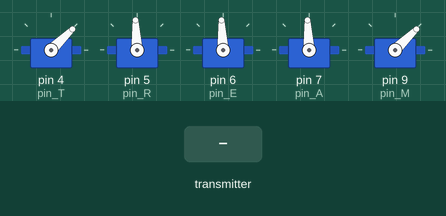
This program was run on a simulated Arduino Nano, built with avr-gcc and run on an emulated ATmega328P. Shown: 5 × servo. The inputs (shaded band) are chosen by the test bench. No radio packets arrive unless stated.

Above: at 1.2 s.
1.3 s: the transmitter starts sending T = 64
At 2.5 s:
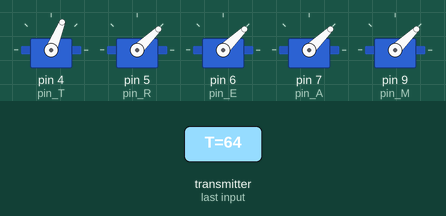
2.8 s: the transmitter starts sending R = 64
At 3.8 s:
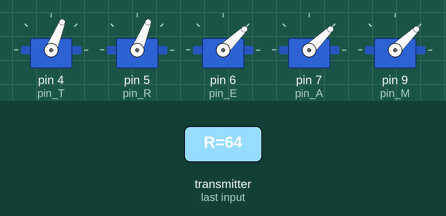
4.3 s: the transmitter starts sending E = 64
At 5.0 s:
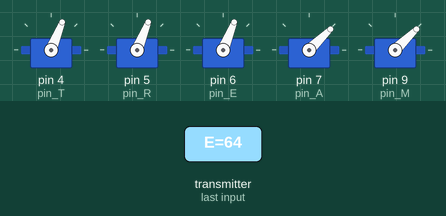
5.8 s: the transmitter starts sending A = 64
At 6.1 s:
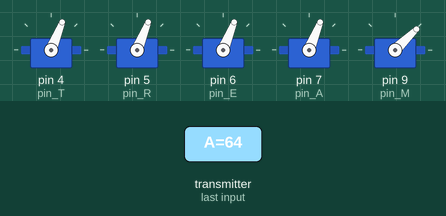
7.3 s: the transmitter starts sending M = 64
At 8.5 s:
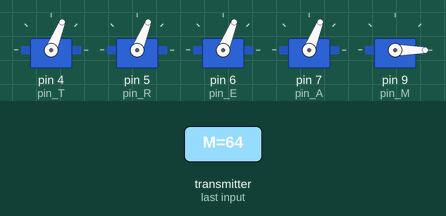
8.8 s: the transmitter starts sending T = 0
At 9.6 s:
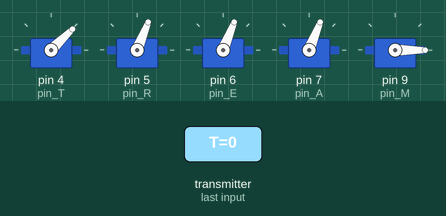
Timing chart, 0 to 11.3 s (numbered marks = the images above; inputs shaded):
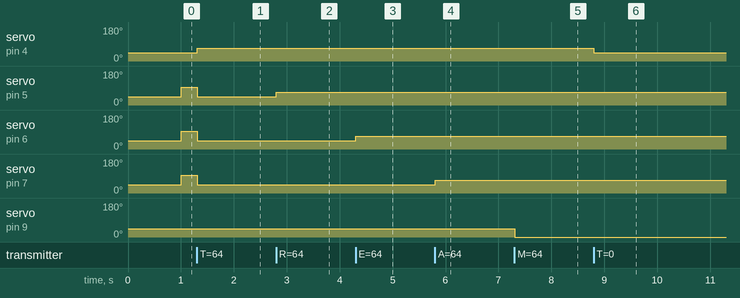

The program:

main.cpp
```cpp
//#define test

// PreFix
// ========== ========== ========== ==========
#define pin_T 4
#define pin_R 5
#define pin_E 6
#define pin_A 7
#define pin_M 9
#define pin_Ex_rx 2
#define pin_Ex_tx 3
#define pin_CE  8
#define pin_CSN 10


// Libraries
// ========== ========== ========== ==========
#include <Arduino.h>
#include <RF24.h>
#include <nRF24L01.h>
#include <SPI.h>
#include <Servo.h>
#include <SoftwareSerial.h>


// Struct
// ========== ========== ========== ==========
struct Received_data {
    byte T;
    byte R;
    byte E;
    byte A;
    byte M;
    byte X;
};


// Objects & Variables
// ========== ========== ========== ==========
// Objects
RF24 radio(pin_CE, pin_CSN); // CE, CSN
const byte address[6] = "01001";
Received_data received_data;
SoftwareSerial Ex(pin_Ex_rx, pin_Ex_tx);
Servo channel_1;
Servo channel_2;
Servo channel_3;
Servo channel_4;
Servo channel_5;

// nRF comm variables
int ch1_value = 0;
int ch2_value = 0;
int ch3_value = 0;
int ch4_value = 0;
int ch5_value = 0;
int ch6_value = 0;
unsigned long lastRecvTime = 0;

// GPS variables
float cur_lat = 0;
float cur_lng = 0;

// Lidar variables
int cur_alt = 0;

// UART parsing variables
int count = 0;
char temp_read;
char temp_lat[10];
char temp_lng[11];
char temp_alt[5];


// Functions
// ========== ========== ========== ==========
void reset_the_Data(){
    received_data.T = 0;
    received_data.R = 127;
    received_data.E = 127;
    received_data.A = 127;
    received_data.M = 0;  // atti mode                  -> need check
}

void receive_the_data(){
    while(radio.available()){
        radio.read(&received_data, sizeof(received_data));
        lastRecvTime = millis();
    }
}

void debugging(){
    Serial.print(cur_lat);
    Serial.print("\t");
    Serial.print(cur_lng);
    Serial.print("\t");
    Serial.print(cur_alt);
    Serial.println();
}


// Main Flow
// ========== ========== ========== ==========
void setup() {
    #ifdef test


    #endif

    // pwm initialize
    channel_1.attach(pin_T);
    channel_2.attach(pin_R);
    channel_3.attach(pin_E);
    channel_4.attach(pin_A);
    channel_5.attach(pin_M);

    // Seiral initialize
    Serial.begin(9600); // communicate with Rasp
    Ex.begin(115200);

    // nRF tx setting
    radio.begin();
    radio.setAutoAck(false);
    radio.setDataRate(RF24_250KBPS);
    radio.openReadingPipe(1, address);
    radio.setPALevel(RF24_PA_MAX);

    // nRF communication start
    radio.startListening();
}

void loop() {
    // data refresh
    receive_the_data();

    // rf connection test
    if((millis() - lastRecvTime) > 1000){
        reset_the_Data();
    }

    // signal processing
    ch1_value = map(received_data.T, 0, 255, 1000, 2000);
    ch2_value = map(received_data.R, 0, 255, 1000, 2000);
    ch3_value = map(received_data.E, 0, 255, 1000, 2000);
    ch4_value = map(received_data.A, 0, 255, 1000, 2000);
    ch5_value = map(received_data.M, 0,   1, 1000, 2000);
    ch6_value = map(received_data.M, 0,   1, 1000, 2000);//     -> only for internal logic

    // pwm generator
    channel_1.writeMicroseconds(ch1_value);
    channel_2.writeMicroseconds(ch2_value);
    channel_3.writeMicroseconds(ch3_value);
    channel_4.writeMicroseconds(ch4_value);
    channel_5.writeMicroseconds(ch5_value);

    // UART signal processing
    if(Ex.available()){
        if(Ex.read() == '!'){
            count = 0;
            while(1){
                temp_read = (char)(Ex.read());
                if(temp_read == '*') { break; }
                temp_lat[count] = temp_read;
                count++;
            }

            count = 0;
            while(1){
                temp_read = (char)(Ex.read());
                if(temp_read == '*') { break; }
                temp_lng[count] = temp_read;
                count++;
            }

            count = 0;
            while(1){
                temp_read = (char)(Ex.read());
                if(temp_read == '#') { break; }
                temp_alt[count] = temp_read;
                count++;
            }
            cur_lat = atof(temp_lat);
            cur_lng = atof(temp_lng);
            cur_alt = atof(temp_alt);
        }
    }
}
```

Measured:
- after the input at 1.3 s, servo on pin 4 (pin_T): 44° → 68° at once; servo on pin 5 (pin_R), servo on pin 6 (pin_E), servo on pin 7 (pin_A): 93° → 44° at once
- after the input at 2.8 s, servo on pin 5 (pin_R): 44° → 68° at once
- after the input at 4.3 s, servo on pin 6 (pin_E): 44° → 68° at once
- after the input at 5.8 s, servo on pin 7 (pin_A): 44° → 68° at once
- after the input at 7.3 s, servo on pin 9 (pin_M): 44° → 0° at once
- after the input at 8.8 s, servo on pin 4 (pin_T): 68° → 44° at once
